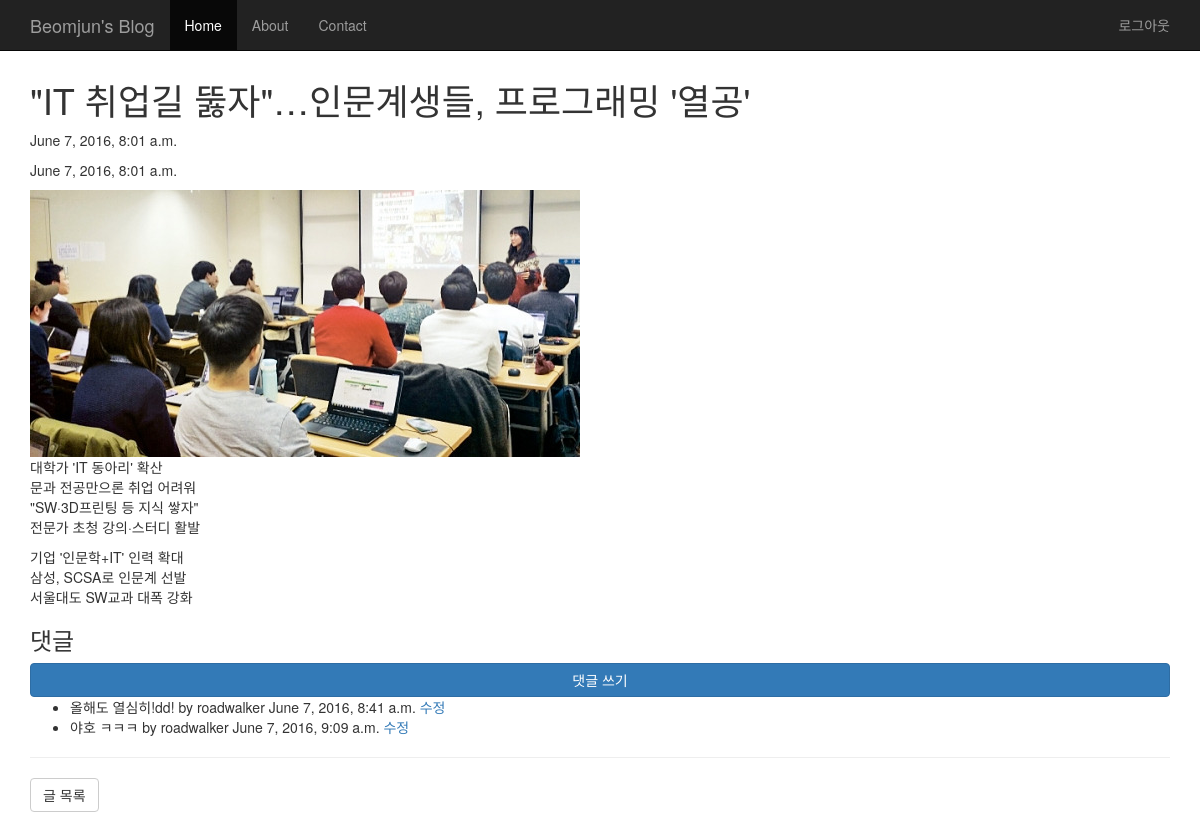
Page /blog/2/ (signed in) on the committed database.
### blog/models.py (models this page shows, shortened)
class Post(models.Model):
    title = models.CharField(max_length=100)
    content = models.TextField()
    image = models.ImageField()
    created_at = models.DateTimeField(auto_now_add=True)
    updated_at = models.DateTimeField(auto_now=True)

class Comment(models.Model):
    post = models.ForeignKey(Post)
    user = models.ForeignKey(settings.AUTH_USER_MODEL)
    message = models.TextField()
    created_at = models.DateTimeField(auto_now_add=True)
    updated_at = models.DateTimeField(auto_now=True)

### blog/views.py (the view)
# urls.py: url(r'^(?P<pk>\d+)/$', views.post_detail, name='post_detail'),
def post_detail(request, pk):
    post = get_object_or_404(Post, pk=pk)
    return render(request, 'blog/post_detail.html', {
        'post' : post
        })

### blog/templates/blog/post_detail.html
{% extends 'blog/base.html' %}
{% block content %}
<h1>{{post.title}}</h1>
<p>{{post.created_at}}</p>
<p>{{post.updated_at}}</p>
<img src='{{post.image.url}}'/>
{{post.content|linebreaks}}
<h3>댓글</h3>
<a href="{% url 'blog:comment_new' post.pk %}" class="btn btn-primary btn-block">댓글 쓰기</a>
<ul>
    {% for comment in post.comment_set.all %}
        <li>
            {{comment.message}}
            by {{comment.user}}
            {{comment.created_at}}
            <a href="{% url 'blog:comment_edit' post.pk comment.pk %}">수정</a>
        </li>
    {% endfor %}
</ul>
<hr/>
<a href="{% url 'blog:index' %}" class="btn btn-default">글 목록</a>
{% endblock %}

### blog/templates/blog/base.html (style rules this page uses)
body { padding-top: 60px; padding-bottom: 30px; }

### rows in the picture
Post: title "\"IT 취업길 뚫자\"…인문계생들, 프로그래밍 '열공'", created_at "June 7, 2016, 8:01 a.m.", updated_at "June 7, 2016, 8:01 a.m.", image (picture), content "대학가 'IT 동아리' 확산 문과 전공만으론 취업 어려워 \"SW·3D프린팅 등 지식 쌓자\" 전문가 초청 강의·스터디 활발 기업 '인문학+IT' 인력 확대 삼성, SCSA로 인문계 선발 서울대도 SW교과 대폭 강화"
Comment: message "올해도 열심히!dd!", user "roadwalker", created_at "June 7, 2016, 8:41 a.m."
Comment: message "야호 ㅋㅋㅋ", user "roadwalker", created_at "June 7, 2016, 9:09 a.m."
